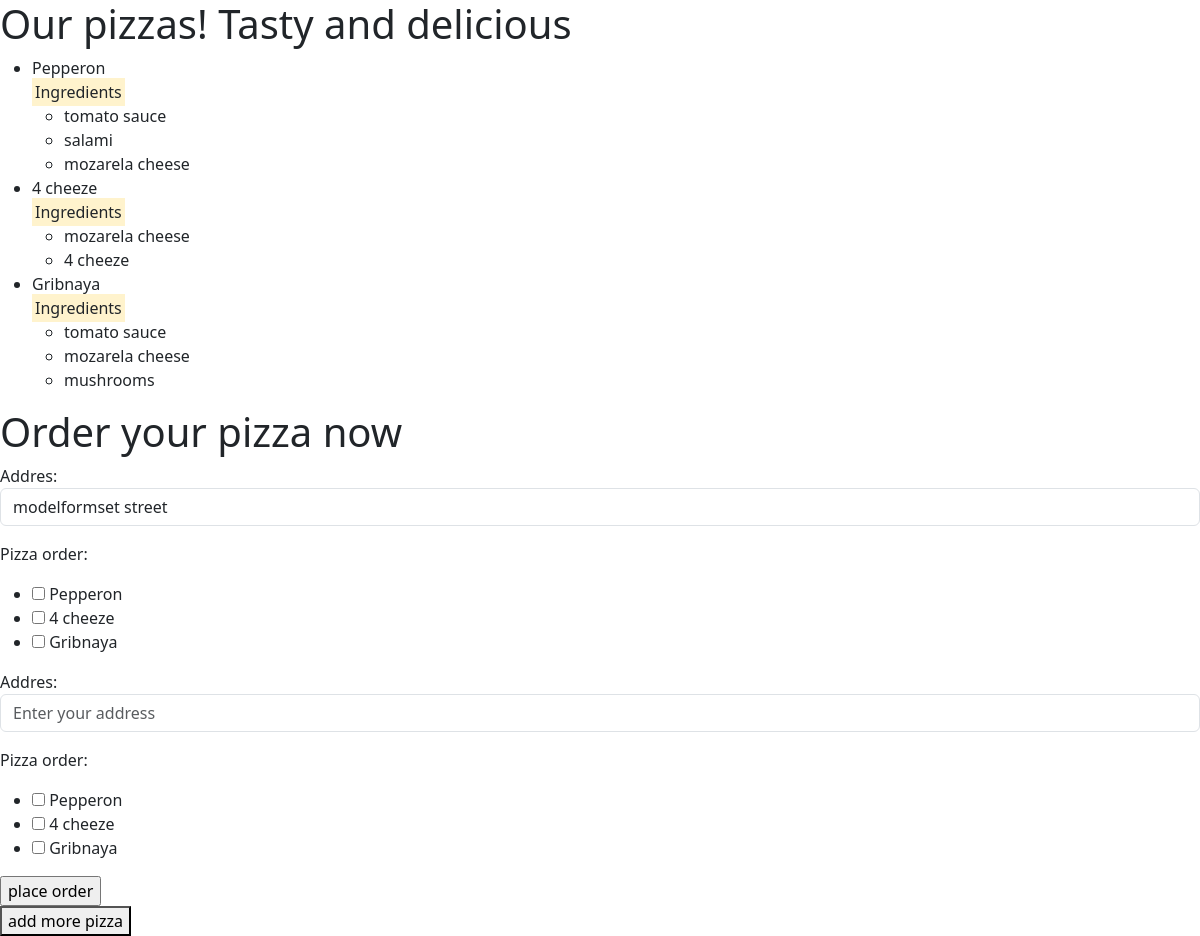
Page /createmodelorder/ on the earlier database version.
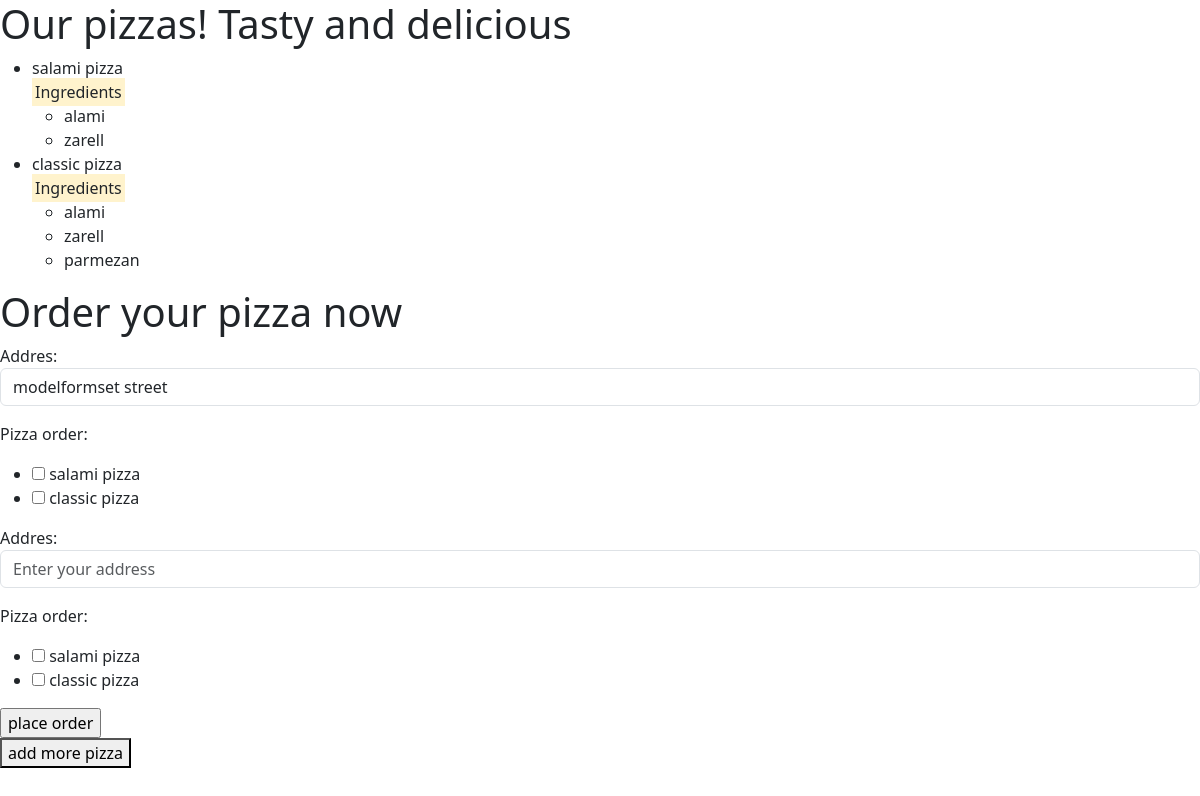
Same page on the later database version.
### pizza/models.py (models this page shows, shortened)
class PizzaModel(models.Model):
    name = models.CharField(max_length=50)
    name_slug = models.SlugField(blank=True, null=True)
    toppings = models.ManyToManyField(ToppingsModel, verbose_name='toppings')
    class Meta:
        verbose_name = 'My pizza recipes'
        verbose_name_plural = 'Pizza recipes'
    def __str__(self):
        toppings = [i.name for i in self.toppings.all()]
        return f'{self.name}'

class ToppingsModel(models.Model):
    name = models.CharField(max_length=50)
    class Meta:
        verbose_name = 'Toppings'
        verbose_name_plural = 'Toppings'

### order/views.py (the view)
# urls.py: path('createmodelorder/', create_model_order, name='createmodelorder'),
def create_model_order(request, *args, **kwargs):
    pizzas = PizzaModel.objects.all()
    OrderFormSet = modelformset_factory(
        OrderModel,
        form=CreateOrderModelForm,
        extra=2)
    model_form = OrderFormSet(
        request.POST or None,
        queryset=OrderModel.objects.none(),
        initial=[{
            'addres': 'modelformset street',
       }])
    context = {
        'pizzas': pizzas,
        'modelform': model_form
    }
    return render(request, 'order/create_model_order.html', context=context)

### templates/order/create_model_order.html (shortened to what this page needs)
{% extends "base.html" %}
{% block content %}
    <h1>Our pizzas! Tasty and delicious</h1>
    <ul>
        {% for i in pizzas %}
            <li>{{ i.name }}
                <div>
                <mark>Ingredients</mark>
                </div>
                <ul>
                    {% for j in i.toppings.all %}
                        <li>{{ j.name }}</li>
                    {% endfor %}
                </ul>
            </li>
        {% endfor %}
    </ul>
    <h1>Order your pizza now</h1>
    <form action="" method="post" class="form">
        {{ modelform.as_p }}
        <input type="submit" class="order" value="place order">
    </form>
    <button class="more">add more pizza </button>
{% endblock %}

### templates/base.html (shortened to what this page needs)
<!DOCTYPE html>
<html lang="en">
<head>
    <link href="https://cdn.jsdelivr.net/npm/bootstrap@5.3.3/dist/css/bootstrap.min.css" rel="stylesheet"
>
</head>
<body>
    {% block content %}
    {% endblock %}
</body>
</html>

Differences in the rows shown:
removed PizzaModel: name "Pepperon", ToppingsModel (name "tomato sauce"), ToppingsModel (name "salami"), ToppingsModel (name "mozarela cheese")
removed PizzaModel: name "4 cheeze", ToppingsModel (name "mozarela cheese")
removed ToppingsModel: name "4 cheeze"
removed PizzaModel: name "Gribnaya", ToppingsModel (name "tomato sauce"), ToppingsModel (name "mozarela cheese")
removed ToppingsModel: name "mushrooms", shown under "Gribnaya"
added PizzaModel: name "salami pizza", ToppingsModel (name "alami"), ToppingsModel (name "zarell")
changed ToppingsModel: name "tomato sauce" → "alami" (drawn)
added PizzaModel: name "classic pizza", ToppingsModel (name "alami"), ToppingsModel (name "zarell"), ToppingsModel (name "parmezan")
Other differences:
form field as_p: "☐ ☐ ☐" → "☐ ☐"
text no longer shown: "Addres: Pizza order: Pepperon 4 cheeze Gribnaya Addres: Pizza order: Pepperon 4 cheeze Gribnaya"
text now shown: "Addres: Pizza order: salami pizza classic pizza Addres: Pizza order: salami pizza classic pizza"
